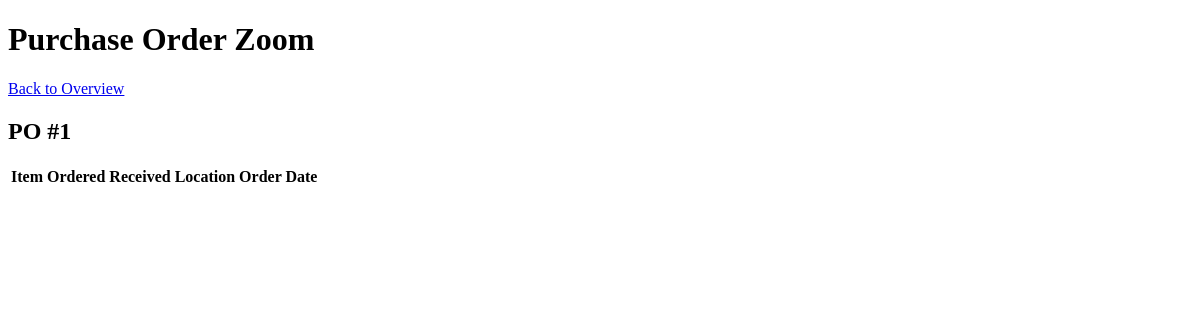
Page /inventory/purchase_orders/1/ on the earlier database version.
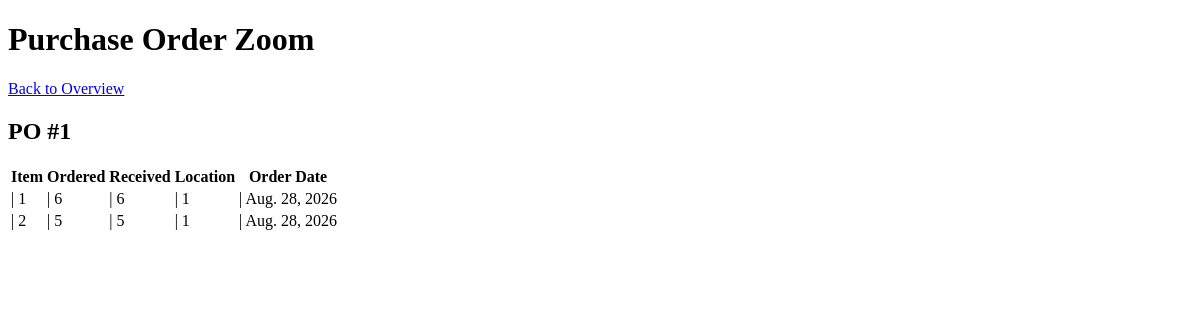
Same page on the later database version.
### inventory/models.py (models this page shows, shortened)
class Purchase_Order(models.Model):
    id = models.IntegerField(primary_key=True,auto_created=True)
    item_id = models.ForeignKey(Item, on_delete=models.CASCADE)
    location_id = models.ForeignKey(Location, on_delete=models.CASCADE)
    po_num = models.IntegerField()
    order_date = models.DateField()
    quantity_ordered = models.IntegerField()
    quantity_received = models.IntegerField(default=0)
    item_cost = models.DecimalField(max_digits=10, decimal_places=2)

class Item(models.Model):
    id = models.IntegerField(primary_key=True,auto_created=True)
    name = models.CharField(max_length=100)
    description = models.TextField()
    price = models.DecimalField(max_digits=10, decimal_places=2)
    last_cost = models.DecimalField(max_digits=10, decimal_places=2)

class Location(models.Model):
    id = models.IntegerField(primary_key=True)
    name = models.CharField(max_length=100)
    address = models.CharField(max_length=200)

### inventory/views.py (the view)
# urls.py: path('inventory/purchase_orders/<int:po_num>/', views.po_zoom, name="po_zoom"),
def po_zoom(request, po_num):
    po_table = get_full_po(po_num)
    return render(request, 'inventory/po_zoom.html', {'po_num': po_num, 'po_table': po_table})

### inventory/utils.py (called while the page is built)
def get_full_po(po_num):
    po = Purchase_Order.objects.filter(po_num=po_num)
    return po

### inventory/templates/inventory/po_zoom.html (shortened to what this page needs)
<!DOCTYPE html>
<html lang="en">
<head>
</head>
<body>
	<header>
		<h1>Purchase Order Zoom</h1>
	</header>
	<a href="/inventory/purchase_orders/">Back to Overview</a>
	<h2>PO #{{ po_num }}</h2>
	<table>
		<thead>
			<tr>
				<th>Item</th>
				<th>Ordered</th>
				<th>Received</th>
                <th>Location</th>
                <th>Order Date</th>
			</tr>
		</thead>
		<tbody>
			{% for entry in po_table %}
			<tr>
				<td>| {{ entry.item_id.id }}</td>
				<td>| {{ entry.quantity_ordered }}</td>
				<td>| {{ entry.quantity_received }}</td>
                <td>| {{ entry.location_id.id }}</td>
                <td>| {{ entry.order_date }}</td>
			</tr>
			{% endfor %}
		</tbody>
	</table>
</body>
</html>

Differences in the rows shown:
added Purchase_Order: item_id.id "1", quantity_ordered "6", quantity_received "6", location_id.id "1", order_date "Aug. 28, 2026"
added Purchase_Order: item_id.id "2", quantity_ordered "5", quantity_received "5", location_id.id "1", order_date "Aug. 28, 2026"
